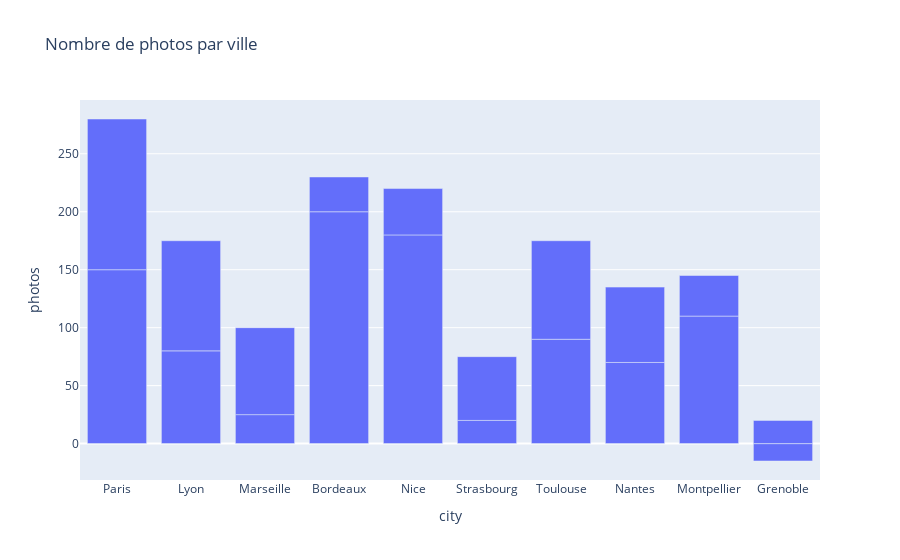

Notebook code for this chart:
### Markdown cell above
**TODO**

- Importer plotly.express sous le nom px
- Créer un graphique en barres représentant le total de photos par ville
- Trier les villes selon le nombre de photos de manière décroissante
- Afficher le graphique

### Code cell
# Write your code here
data = pd.read_csv("clean_travel_data.csv")
data.head()
print(data)


#fig = px.line(df, x="photos", y="city", title="Test")

# Show the figure
#fig.show()

fig = px.bar(data, x="city", y="photos", title="Nombre de photos par ville")
fig.show()

### Figure 1 — Plotly figure (JSON) as saved in the notebook; plotly's stock layout.template omitted (floating-point values rounded to 4 significant figures)
{"data": [{"hovertemplate": "city=%{x}<br>photos=%{y}<extra></extra>", "legendgroup": "", "marker": {"color": "#636efa", "pattern": {"shape": ""}}, "name": "", "orientation": "v", "showlegend": false, "textposition": "auto", "type": "bar", "x": ["Paris", "Paris", "Lyon", "Lyon", "Marseille", "Marseille", "Bordeaux", "Bordeaux", "Nice", "Nice", "Strasbourg", "Strasbourg", "Toulouse", "Toulouse", "Nantes", "Nantes", "Montpellier", "Montpellier", "Grenoble", "Grenoble"], "xaxis": "x", "y": [150, 130, 80, 95, 25, 75, 200, 30, 180, 40, 20, 55, 90, 85, 70, 65, 110, 35, -15, 20], "yaxis": "y"}], "layout": {"barmode": "relative", "legend": {"tracegroupgap": 0}, "title": {"text": "Nombre de photos par ville"}, "xaxis": {"anchor": "y", "domain": [0, 1], "title": {"text": "city"}}, "yaxis": {"anchor": "x", "domain": [0, 1], "title": {"text": "photos"}}}}
